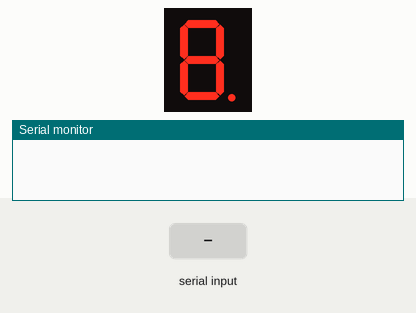
Bench run of a sketch on a simulated Arduino Uno, built with avr-gcc and run on an emulated ATmega328P. Parts: 1-digit seven-segment display, the last lines printed to the serial monitor. Wiring (inferred from the names in the program): 1-digit 7-segment display, segments lit when HIGH: segments pin 12, pin 11, pin 10, pin 9, pin 8, pin 7, pin 6, pin 5. The test bench sets the inputs (shaded band). The segment pins are drawn as the display they are named for.

Above: at 1.2 s.
1.3 s: "1" received over Serial
At 2.3 s:
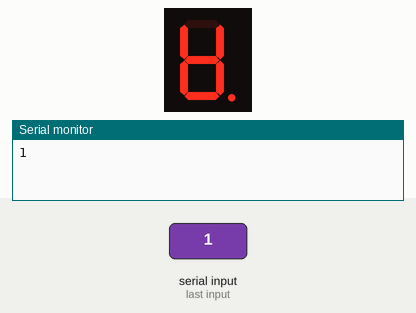
2.8 s: "3" received over Serial
At 3.4 s:
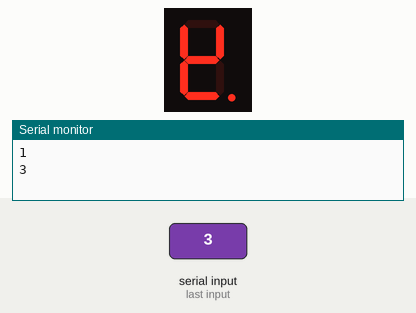
4.3 s: "2" received over Serial
At 4.6 s:
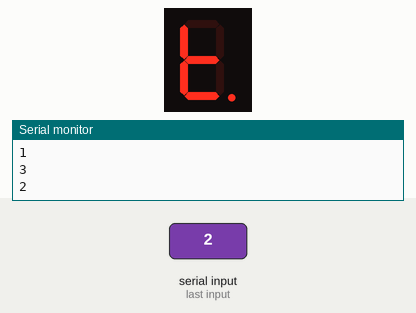
5.8 s: "4" received over Serial
At 6.9 s:
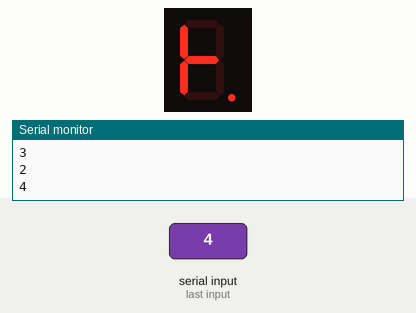
7.3 s: "5" received over Serial
At 8.0 s:
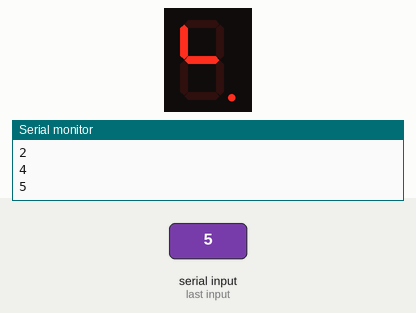
8.8 s: "6" received over Serial
At 9.2 s:
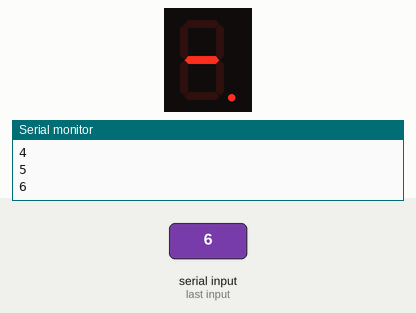
Timing chart, 0 to 11.3 s (numbered marks = the images above; inputs shaded):
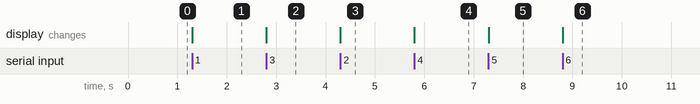

Measured:
- after the input at 1.3 s, the display: changes at once (image 1)
- after the input at 2.8 s, the display: changes at once (image 2)
- after the input at 4.3 s, the display: changes at once (image 3)
- after the input at 5.8 s, the display: changes at once (image 4)
- after the input at 7.3 s, the display: changes at once (image 5)
- after the input at 8.8 s, the display: changes at once (image 6)

The sketch:

smart_motor.ino
```cpp
//#include <SoftwareSerial.h>

const int a=12, b=11, c=10, d=9, e=8, f=7, g=6, h=5;
char val;
void setup() {

  pinMode(a,OUTPUT);
  pinMode(b,OUTPUT);
  pinMode(c,OUTPUT);
  pinMode(d,OUTPUT);

  pinMode(e,OUTPUT);
  pinMode(f,OUTPUT);
  pinMode(g,OUTPUT);
  pinMode(h,OUTPUT);

  off();
  Serial.begin(9600);
}

void maju()
{
 digitalWrite(a,HIGH);
 digitalWrite(c,HIGH);
}

void mundur()
{
 digitalWrite(b,HIGH);
 digitalWrite(d,HIGH);
}

void kanan()
{
 digitalWrite(a,HIGH);
 digitalWrite(d,HIGH);
}

void kiri()

{
 digitalWrite(c,HIGH);
 digitalWrite(b,HIGH);
}
void flskiri()
{
 digitalWrite(f,HIGH);delay(300);
 digitalWrite(f,LOW);
}

void flskanan()
{
 digitalWrite(g,HIGH);delay(300);
 digitalWrite(g,LOW);
}

void bel()
{
 digitalWrite(e,HIGH);delay(300);
 digitalWrite(e,LOW);
}

void off()
{
    digitalWrite(a,HIGH);
    digitalWrite(b,HIGH);
    digitalWrite(c,HIGH);
    digitalWrite(d,HIGH);
    digitalWrite(e,HIGH);
    digitalWrite(f,HIGH);
    digitalWrite(g,HIGH);
    digitalWrite(h,HIGH);

}


void loop() {
//off();
if( Serial.available() >0 ) {
    val = Serial.read();
    Serial.println(val);
}

  if( val == '1' ) {
    //maju();
    digitalWrite(a,LOW);}

  else if( val == '2' ) {
   // kiri();
   digitalWrite(b,LOW);
    }
  else if( val == '3' ) {
    digitalWrite(c,LOW);
  }
   // mundur(); }
  else if( val == '4' ) {
    digitalWrite(d,LOW);
    //kanan();
    }
  else if( val == '5' ) {
    digitalWrite(e,LOW);
    //bel();
    }
  else if( val == '6' ) {
    digitalWrite(f,LOW);
    //flskiri();
    }
  else if( val == '7' ) {
    digitalWrite(g,LOW);
    //flskanan();
 }

  else if( val == 'A' ) {
    off();
    }
  else if( val == 'B' ) {
    off();
    }
  else if( val == 'C' ) {
    off(); }
  else if( val == 'D' ) {
    off(); }
  else if( val == 'E' ) {
    off(); }
  else if( val == 'F' ) {
    off(); }
  else if( val == 'G' ) {
    off();
  }
}
```
